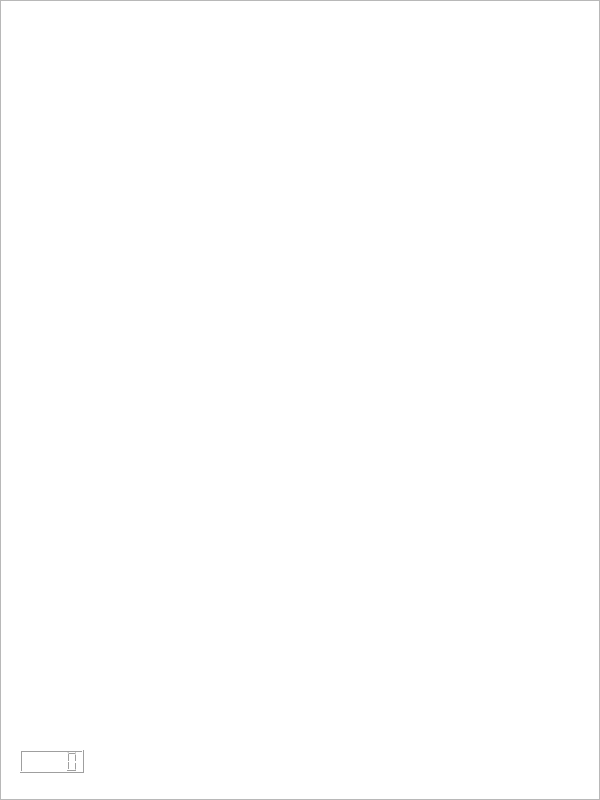
<?xml version="1.0" encoding="UTF-8"?>
<ui version="4.0">
 <class>SpaceTeslaHunter</class>
 <widget class="QMainWindow" name="SpaceTeslaHunter">
  <property name="geometry">
   <rect>
    <x>0</x>
    <y>0</y>
    <width>600</width>
    <height>800</height>
   </rect>
  </property>
  <property name="sizePolicy">
   <sizepolicy hsizetype="Preferred" vsizetype="Preferred">
    <horstretch>0</horstretch>
    <verstretch>0</verstretch>
   </sizepolicy>
  </property>
  <property name="minimumSize">
   <size>
    <width>600</width>
    <height>800</height>
   </size>
  </property>
  <property name="maximumSize">
   <size>
    <width>600</width>
    <height>800</height>
   </size>
  </property>
  <property name="windowTitle">
   <string>SpaceTeslaHunter</string>
  </property>
  <widget class="QWidget" name="centralwidget">
   <widget class="QGraphicsView" name="gameGraphicsView">
    <property name="enabled">
     <bool>true</bool>
    </property>
    <property name="geometry">
     <rect>
      <x>0</x>
      <y>0</y>
      <width>600</width>
      <height>800</height>
     </rect>
    </property>
    <property name="maximumSize">
     <size>
      <width>600</width>
      <height>800</height>
     </size>
    </property>
    <property name="verticalScrollBarPolicy">
     <enum>Qt::ScrollBarPolicy::ScrollBarAlwaysOff</enum>
    </property>
    <property name="horizontalScrollBarPolicy">
     <enum>Qt::ScrollBarPolicy::ScrollBarAlwaysOff</enum>
    </property>
    <property name="sizeAdjustPolicy">
     <enum>QAbstractScrollArea::SizeAdjustPolicy::AdjustIgnored</enum>
    </property>
   </widget>
   <widget class="QLCDNumber" name="playerHealthDisplay">
    <property name="geometry">
     <rect>
      <x>20</x>
      <y>750</y>
      <width>64</width>
      <height>23</height>
     </rect>
    </property>
   </widget>
  </widget>
 </widget>
 <resources/>
 <connections/>
</ui>
